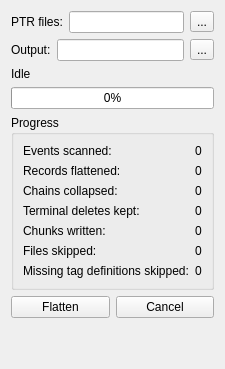
<?xml version="1.0" encoding="UTF-8"?>
<ui version="4.0">
 <class>PTRFlattenWidget</class>
 <widget class="QWidget" name="PTRFlattenWidget">
  <property name="windowTitle">
   <string>Flatten</string>
  </property>
  <layout class="QVBoxLayout" name="rootLayout">
   <item>
    <layout class="QHBoxLayout" name="sourceLayout">
     <item>
      <widget class="QLabel" name="sourceLabel">
       <property name="text">
        <string>PTR files:</string>
       </property>
      </widget>
     </item>
     <item>
      <widget class="QLineEdit" name="sourcePath"/>
     </item>
     <item>
      <widget class="QToolButton" name="selectSource">
       <property name="text">
        <string>...</string>
       </property>
      </widget>
     </item>
    </layout>
   </item>
   <item>
    <layout class="QHBoxLayout" name="outputLayout">
     <item>
      <widget class="QLabel" name="outputLabel">
       <property name="text">
        <string>Output:</string>
       </property>
      </widget>
     </item>
     <item>
      <widget class="QLineEdit" name="outputPath"/>
     </item>
     <item>
      <widget class="QToolButton" name="selectOutput">
       <property name="text">
        <string>...</string>
       </property>
      </widget>
     </item>
    </layout>
   </item>
   <item>
    <widget class="QLabel" name="statusLabel">
     <property name="text">
      <string>Idle</string>
     </property>
     <property name="wordWrap">
      <bool>true</bool>
     </property>
    </widget>
   </item>
   <item>
    <widget class="QProgressBar" name="progressBar">
     <property name="value">
      <number>0</number>
     </property>
    </widget>
   </item>
   <item>
    <widget class="QGroupBox" name="statsGroup">
     <property name="title">
      <string>Progress</string>
     </property>
     <layout class="QFormLayout" name="statsForm">
      <item row="0" column="0">
       <widget class="QLabel" name="eventsScannedLabel">
        <property name="text">
         <string>Events scanned:</string>
        </property>
       </widget>
      </item>
      <item row="0" column="1">
       <widget class="QLabel" name="eventsScannedValue">
        <property name="text">
         <string>0</string>
        </property>
       </widget>
      </item>
      <item row="1" column="0">
       <widget class="QLabel" name="recordsFlattenedLabel">
        <property name="text">
         <string>Records flattened:</string>
        </property>
       </widget>
      </item>
      <item row="1" column="1">
       <widget class="QLabel" name="recordsFlattenedValue">
        <property name="text">
         <string>0</string>
        </property>
       </widget>
      </item>
      <item row="2" column="0">
       <widget class="QLabel" name="chainsCollapsedLabel">
        <property name="text">
         <string>Chains collapsed:</string>
        </property>
       </widget>
      </item>
      <item row="2" column="1">
       <widget class="QLabel" name="chainsCollapsedValue">
        <property name="text">
         <string>0</string>
        </property>
       </widget>
      </item>
      <item row="3" column="0">
       <widget class="QLabel" name="terminalDeletesLabel">
        <property name="text">
         <string>Terminal deletes kept:</string>
        </property>
       </widget>
      </item>
      <item row="3" column="1">
       <widget class="QLabel" name="terminalDeletesValue">
        <property name="text">
         <string>0</string>
        </property>
       </widget>
      </item>
      <item row="4" column="0">
       <widget class="QLabel" name="chunksWrittenLabel">
        <property name="text">
         <string>Chunks written:</string>
        </property>
       </widget>
      </item>
      <item row="4" column="1">
       <widget class="QLabel" name="chunksWrittenValue">
        <property name="text">
         <string>0</string>
        </property>
       </widget>
      </item>
      <item row="5" column="0">
       <widget class="QLabel" name="skippedFilesLabel">
        <property name="text">
         <string>Files skipped:</string>
        </property>
       </widget>
      </item>
      <item row="5" column="1">
       <widget class="QLabel" name="skippedFilesValue">
        <property name="text">
         <string>0</string>
        </property>
       </widget>
      </item>
      <item row="6" column="0">
       <widget class="QLabel" name="skippedMissingDefinitionsLabel">
        <property name="text">
         <string>Missing tag definitions skipped:</string>
        </property>
       </widget>
      </item>
      <item row="6" column="1">
       <widget class="QLabel" name="skippedMissingDefinitionsValue">
        <property name="text">
         <string>0</string>
        </property>
       </widget>
      </item>
     </layout>
    </widget>
   </item>
   <item>
    <layout class="QHBoxLayout" name="buttonLayout">
     <item>
      <widget class="QPushButton" name="flattenButton">
       <property name="text">
        <string>Flatten</string>
       </property>
      </widget>
     </item>
     <item>
      <widget class="QPushButton" name="cancelButton">
       <property name="text">
        <string>Cancel</string>
       </property>
      </widget>
     </item>
    </layout>
   </item>
   <item>
    <spacer name="verticalSpacer">
     <property name="orientation">
      <enum>Qt::Vertical</enum>
     </property>
     <property name="sizeHint" stdset="0">
      <size>
       <width>20</width>
       <height>40</height>
      </size>
     </property>
    </spacer>
   </item>
  </layout>
 </widget>
 <resources/>
 <connections/>
</ui>
